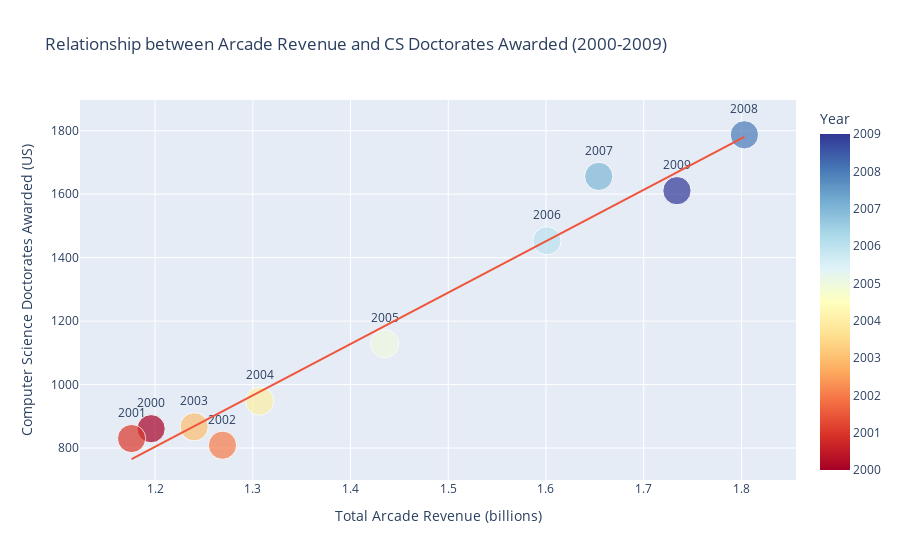

The notebook cell saved with this chart:
### Markdown cell above
Create a scatter plot showing the relationship between the total revenue earned by
arcades and the number of Computer Science PhDs awarded in the U.S. between
2000 and 2009.
Don't forget to label your axes!
Color each dot according to its year

### Code cell
import plotly.express as px
import pandas as pd

df = pd.read_csv("arcade-revenue-vs-cs-doctorates.csv")
fig = px.scatter(df, x="Total Arcade Revenue (billions)", y="Computer Science Doctorates Awarded (US)",
                 color="Year", hover_name="Year",
                 labels={"Total Arcade Revenue (billions)": "Total Arcade Revenue (billions)", 
                         "Computer Science Doctorates Awarded (US)": "Computer Science Doctorates Awarded (US)"},
                 title="Relationship between Arcade Revenue and CS Doctorates Awarded (2000-2009)",
                 size="Year", trendline="ols", color_continuous_scale="RdYlBu",
                 text="Year")

fig.update_traces(textposition="top center")

fig.show()

### Figure 1 — Plotly figure (JSON) as saved in the notebook; plotly's stock layout.template omitted (floating-point values rounded to 4 significant figures)
{"data": [{"hovertemplate": "<b>%{hovertext}</b><br><br>Total Arcade Revenue (billions)=%{x}<br>Computer Science Doctorates Awarded (US)=%{y}<br>Year=%{marker.color}<extra></extra>", "hovertext": [2000, 2001, 2002, 2003, 2004, 2005, 2006, 2007, 2008, 2009], "legendgroup": "", "marker": {"color": [2000, 2001, 2002, 2003, 2004, 2005, 2006, 2007, 2008, 2009], "coloraxis": "coloraxis", "size": [2000, 2001, 2002, 2003, 2004, 2005, 2006, 2007, 2008, 2009], "sizemode": "area", "sizeref": 5.022, "symbol": "circle"}, "mode": "markers+text", "name": "", "orientation": "v", "showlegend": false, "text": [2000, 2001, 2002, 2003, 2004, 2005, 2006, 2007, 2008, 2009], "textposition": "top center", "type": "scatter", "x": [1.196, 1.176, 1.269, 1.24, 1.307, 1.435, 1.601, 1.654, 1.803, 1.734], "xaxis": "x", "y": [861, 830, 809, 867, 948, 1129, 1453, 1656, 1787, 1611], "yaxis": "y"}, {"hovertemplate": "<b>OLS trendline</b><br>Computer Science Doctorates Awarded (US) = 1620.34 * Total Arcade Revenue (billions) + -1140.62<br>R<sup>2</sup>=0.970354<br><br>Total Arcade Revenue (billions)=%{x}<br>Computer Science Doctorates Awarded (US)=%{y} <b>(trend)</b><extra></extra>", "legendgroup": "", "marker": {"symbol": "circle"}, "mode": "lines", "name": "", "showlegend": false, "textposition": "top center", "type": "scatter", "x": [1.176, 1.196, 1.24, 1.269, 1.307, 1.435, 1.601, 1.654, 1.734, 1.803], "xaxis": "x", "y": [764.9, 797.3, 868.6, 915.6, 977.2, 1185.0, 1454.0, 1539.0, 1669.0, 1781.0], "yaxis": "y"}], "layout": {"coloraxis": {"colorbar": {"title": {"text": "Year"}}, "colorscale": [[0, "rgb(165,0,38)"], [0.1, "rgb(215,48,39)"], [0.2, "rgb(244,109,67)"], [0.3, "rgb(253,174,97)"], [0.4, "rgb(254,224,144)"], [0.5, "rgb(255,255,191)"], [0.6, "rgb(224,243,248)"], [0.7, "rgb(171,217,233)"], [0.8, "rgb(116,173,209)"], [0.9, "rgb(69,117,180)"], [1, "rgb(49,54,149)"]]}, "legend": {"itemsizing": "constant", "tracegroupgap": 0}, "title": {"text": "Relationship between Arcade Revenue and CS Doctorates Awarded (2000-2009)"}, "xaxis": {"anchor": "y", "domain": [0, 1], "title": {"text": "Total Arcade Revenue (billions)"}}, "yaxis": {"anchor": "x", "domain": [0, 1], "title": {"text": "Computer Science Doctorates Awarded (US)"}}}}
